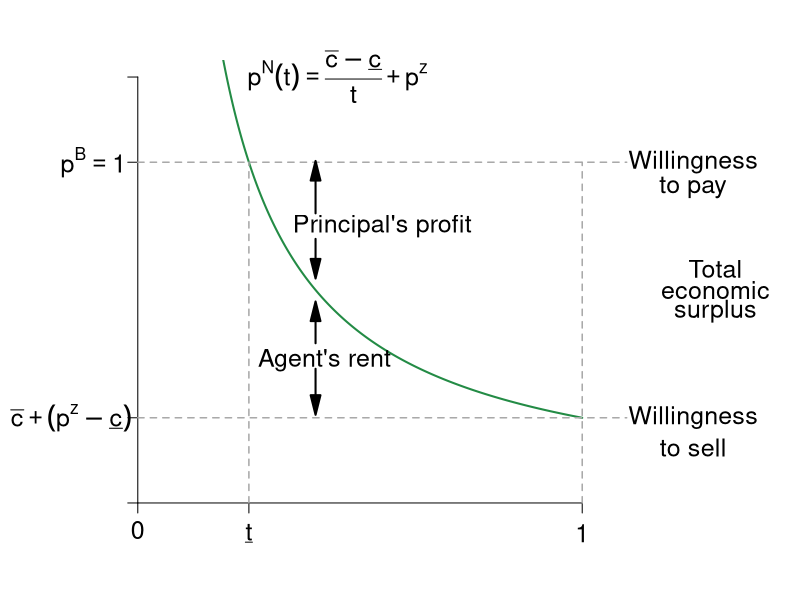

The R source for this figure: (Note: this script raises an error after producing the figure.)
require(ggplot2)
require(shape)
require(plotrix)
pdf(file = "information_power/ch10_newfigure.pdf", width = 9, height = 7)

#Set parameters for graphics
pointsize <- 1.8
axislabelsize <- 1.8
labelsize <- 1.5
namesize <- 1.8
annotatesize <- 1.5
graphlinewidth <- 2
segmentlinewidth <- 1.5

disutilityFn <- function(t, cbar = 1.2, underbarc = 1, z = 0) {
  (cbar - underbarc)/(t) + z
}

#COL <- c("#1B9E77", "#D95F02", "#7570B3", "#E7298A", "#66A61E", "#E6AB02", "#A6761D", "#666666")
COL <- c("#238b45","#7fc97f", "#beaed4", "#fdc086", "#ffff99")
par(mar =  c(4, 6, 3, 10))
xlims <- c(0, 1)
ylims <- c(0,1)


plot(0, 0, xlim = xlims, ylim = ylims, type = "n",
     xlab = expression(paste(""), cex = axislabelsize),
     ylab = expression(paste(""), cex = axislabelsize),
     xaxt = "n", yaxt = "n", cex.lab = axislabelsize, bty = "n")

npts <- 500 
npts2 <- 501
#Specify the sequences of points for graphing. 
xx1 <- seq(0, 1, length.out = npts)
xx2 <- seq(xlims[1], xlims[2], length.out = npts)
xx3 <- seq(xlims[1], xlims[2], length.out = npts2)
xx4 <- seq(xlims[1], 25, length.out = npts2)

#Draw the lines for the graphs
lines(xx1, disutilityFn(xx1), col = COL[1], lwd = graphlinewidth)
#lines(xx2, solowCondition(xx2, delta = 5), col = COL[3], lwd = 4)
#lines(xx2, solowInfeas(xx2, delta = 5), col = COL[1], lwd = 4, lty = 2)

#Customize ticks and labels for the plot
ticksy <- c(0,0.2,0.8,1)
ylabels <- c(NA, NA, NA, NA)
ticksx <- c(0, 0.25, 1)
xlabels <- c(0, NA, NA)
axis(1, at = ticksx, pos = 0, labels = xlabels, cex.axis = labelsize)

axis(2, at = ticksy, pos = 0, labels = ylabels, las = 1, cex.axis = labelsize)

#Segments
segments(0, 0.8, 1.1, 0.8, lty = 2, lwd = 1.5, col = "darkgray", xpd = TRUE)
segments(0.25, 0, 0.25, 0.8, lty = 2, lwd = 1.5, col = "darkgray",xpd = TRUE)
segments(0, 0.2, 1.1,0.2,lty = 2, lwd = 1.5, col = "darkgray",xpd = TRUE)
segments(1, 0, 1,0.8, lty = 2, lwd = 1.5, col = "darkgray",xpd = TRUE)

#Axis tick labels
#y
text(-0.15, 0.2, expression(paste(bar(c)+(p^z-underline(c)))), cex = labelsize, xpd = TRUE)
text(-0.1, 0.8, expression(paste(p^B == 1)), cex = labelsize, xpd = TRUE)
#x
text(0.25, -0.07, expression(paste(underline(t))), cex = labelsize, xpd = TRUE)
text(1, -0.07, expression(paste(1)), cex = labelsize, xpd = TRUE)

#Text annotations
text(0.45, 1, expression(paste(p^N,(t) == frac(bar(c)-underline(c),t)+p^z)), cex = labelsize, xpd = TRUE)
text(0.42, .335, expression(paste("Agent's rent")), cex = labelsize, xpd = TRUE)
text(.55, .65, expression(paste("Principal's profit")), cex = labelsize, xpd = TRUE)
text(1.3, 0.55, expression(paste("Total")), cex = labelsize, xpd = TRUE)
text(1.3, 0.5, expression(paste("economic")), cex = labelsize, xpd = TRUE)
text(1.3, 0.45, expression(paste("surplus")), cex = labelsize, xpd = TRUE)
text(1.25, 0.8, expression(paste("Willingness")), cex = labelsize, xpd = TRUE)
text(1.25, 0.74, expression(paste("to pay")), cex = labelsize, xpd = TRUE)

text(1.25, 0.2, expression(paste("Willingness")), cex = labelsize, xpd = TRUE)
text(1.25, 0.13, expression(paste("to sell")), cex = labelsize, xpd = TRUE)


#Arrows
Arrows(0.4, 0.375, .4, .45, col = "black", lty = 1, lwd = 2, arr.type = "triangle")
Arrows(0.4, 0.315, .4, .23, col = "black", lty = 1, lwd = 2, arr.type = "triangle")
Arrows(.4, .68, 0.4, 0.78, col = "black", lty = 1, lwd = 2, arr.type = "triangle")
Arrows(.4, .62, 0.4, 0.55, col = "black", lty = 1, lwd = 2, arr.type = "triangle")

#Brackets
brackets(x1 = 1.12, y1 = 0.76, x2 = 1.12, y2 = 0.24, ticks = 0.5, curvature = 0.5, type = 1, 
         col = "black", lwd = 2, lty = 1, xpd = TRUE)


#Axes labels
text(0.5, -0.15, expression(paste("Degree of contractual completeness, t")), xpd = TRUE, cex = axislabelsize) 
text(-0.15, 0.5, expression(paste("Price, p")), xpd = TRUE, cex = axislabelsize,srt = 90) 


dev.off()
